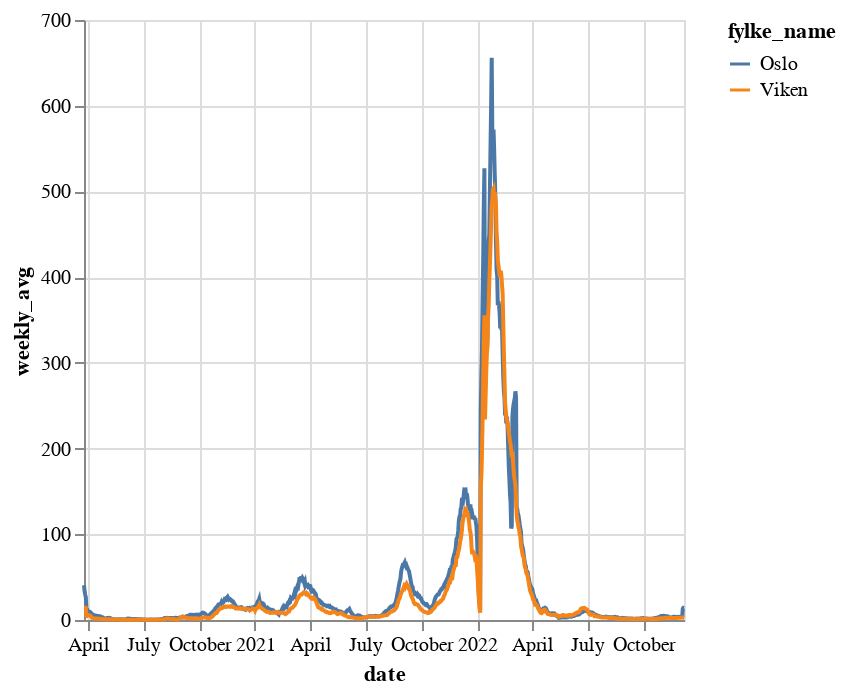

Notebook code cell kept with this figure:
### Code cell
weekly = (
    alt.Chart(subset)
    .mark_line()
    .transform_window(
        weekly_avg="mean(per100k)",
        frame=[-3, 3],
    )
    .encode(
        x="date:T",
        y="weekly_avg:Q",
        color="fylke_name",
        tooltip=[
            "fylke_name",
            "population",
            "per100k",
            "cases",
            "date",
        ],
    )
)
weekly

### Figure 1 — Vega-Lite specification as saved in the notebook (floating-point values rounded to 4 significant figures; data arrays with more than 128 entries replaced by an {"elided": "..."} marker saying what was removed)
{"config": {"view": {"continuousWidth": 300, "continuousHeight": 300}}, "data": {"name": "data-a0cd27ddeffd015da6e0a33ea4e42e50"}, "mark": {"type": "line"}, "encoding": {"color": {"field": "fylke_name", "type": "nominal"}, "tooltip": [{"field": "fylke_name", "type": "nominal"}, {"field": "population", "type": "quantitative"}, {"field": "per100k", "type": "quantitative"}, {"field": "cases", "type": "quantitative"}, {"field": "date", "type": "temporal"}], "x": {"field": "date", "type": "temporal"}, "y": {"field": "weekly_avg", "type": "quantitative"}}, "transform": [{"window": [{"op": "mean", "field": "per100k", "as": "weekly_avg"}], "frame": [-3, 3]}], "$schema": "https://vega.github.io/schema/vega-lite/v5.8.0.json", "datasets": {"data-a0cd27ddeffd015da6e0a33ea4e42e50": {"elided": "1970 records"}}}
